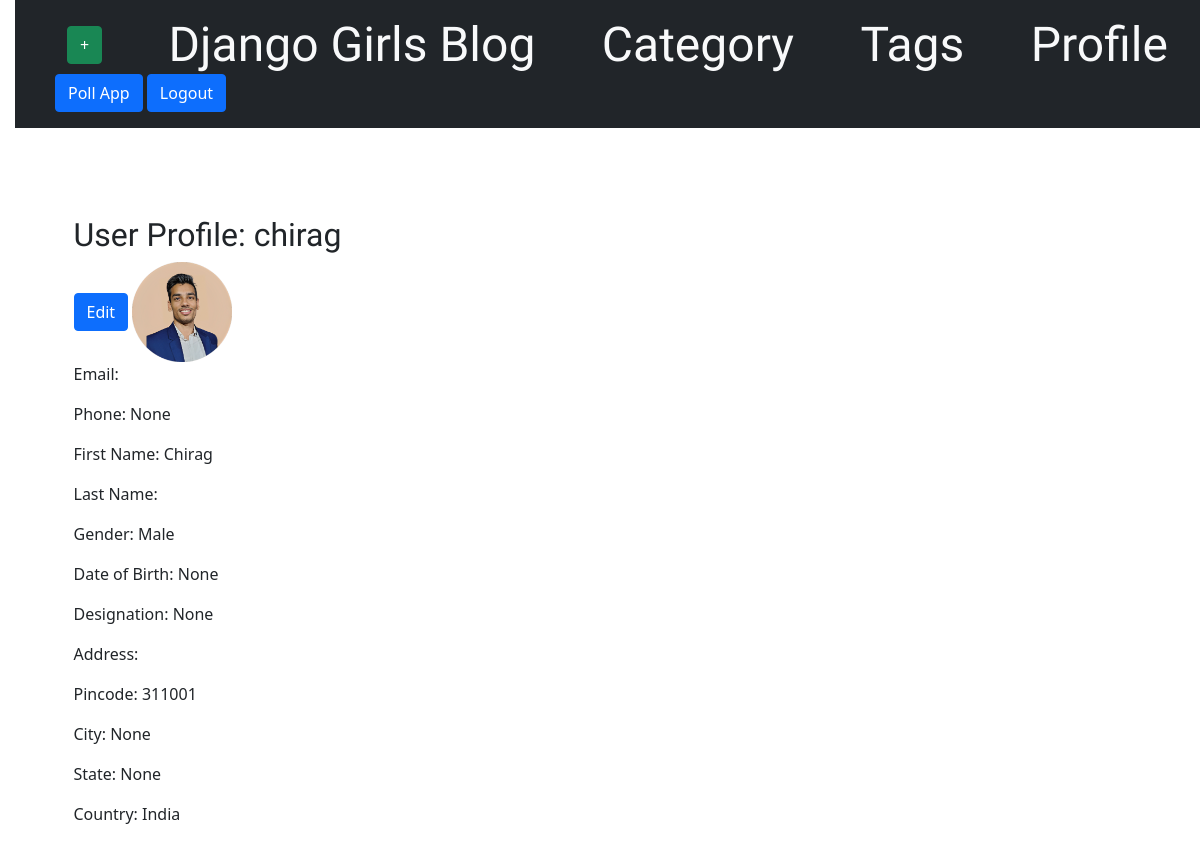
The app's page /user/chirag/, older data.
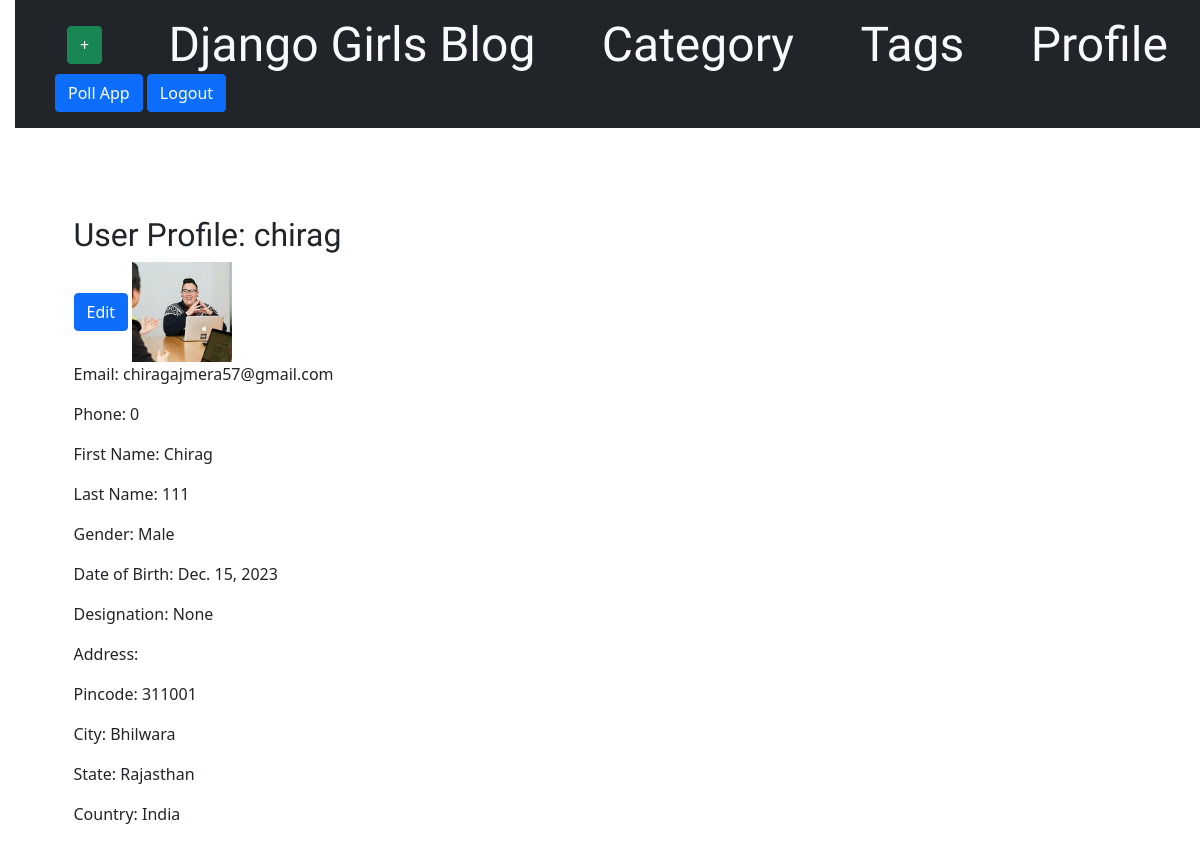
The same page, newer data.
### blog/models.py (models this page shows, shortened)
class CustomUser(AbstractUser):
    GENDER_CHOICES = (
        ('M', 'Male'),
        ('F', 'Female'),
    )
    COUNTRY_CHOICES = sorted(COUNTRY_CHOICES, key=lambda x: x[1])
    gender = models.CharField(max_length=60,default='M',choices=GENDER_CHOICES,blank=True)
    city = models.CharField(max_length=80,default='Bhilwara',blank=True)
    state = models.CharField(max_length=90,default='Rajasthan',blank=True)
    country = models.CharField(max_length=50,blank=True,default='India',choices=COUNTRY_CHOICES)
    designation = models.CharField(max_length=50,null=True,blank=True)
    img = models.ImageField(blank=True,null=True,upload_to='profile_images/',)
    phone = models.PositiveBigIntegerField(blank=True,default=0000000)
    pincode = models.PositiveIntegerField(blank=True,null=True)
    address = models.TextField(max_length=50,blank=True,null=True)
    dob = models.DateField(blank=True,null=True)
    def img_preview2(self):
        return mark_safe('<img src = "{url}" width = "100"/>'.format(
             url = self.img.url
         ))

### blog/views.py (the view)
# urls.py: path('user/<str:username>/', views.user_detail, name='user_detail'),
def user_detail(request, username):
    user = get_object_or_404(CustomUser, username=username)
    return render(request, 'blog/userdetails.html', {'user': user})

### blog/templates/blog/userdetails.html
{% extends 'blog/base.html' %}
{% block content %}
    <div class="container mt-5">
        <h2>User Profile: {{ user.username }}</h2><a href="{% url 'blog:edit_profile' %}" class="btn btn-primary">Edit</a>
        {{user.img_preview2}}
        <p>Email: {{ user.email }}</p>
        <p>Phone: {{ user.phone }}</p>
        <p>First Name: {{ user.first_name }}</p>
        <p>Last Name: {{ user.last_name }}</p>
        <p>Gender: {{ user.get_gender_display }}</p>
        <p>Date of Birth: {{ user.dob }}</p>
        <p>Designation: {{ user.designation }}</p>
        <p>Address: {{ user.address }}</p>
        <p>Pincode: {{ user.pincode }}</p>
        <p>City: {{ user.city }}</p>
        <p>State: {{ user.state }}</p>
        <p>Country: {{ user.get_country_display }}</p>
    </div>
{% endblock %}

Row changes from the older to the newer data that the page shows:
changed CustomUser "chirag": img_preview2: picture added in place of a placeholder; email (not shown) → "chiragajmera57@gmail.com"; phone "None" → "0"; last_name (not shown) → "111"; dob "None" → "Dec. 15, 2023"; city "None" → "Bhilwara"; state "None" → "Rajasthan"
